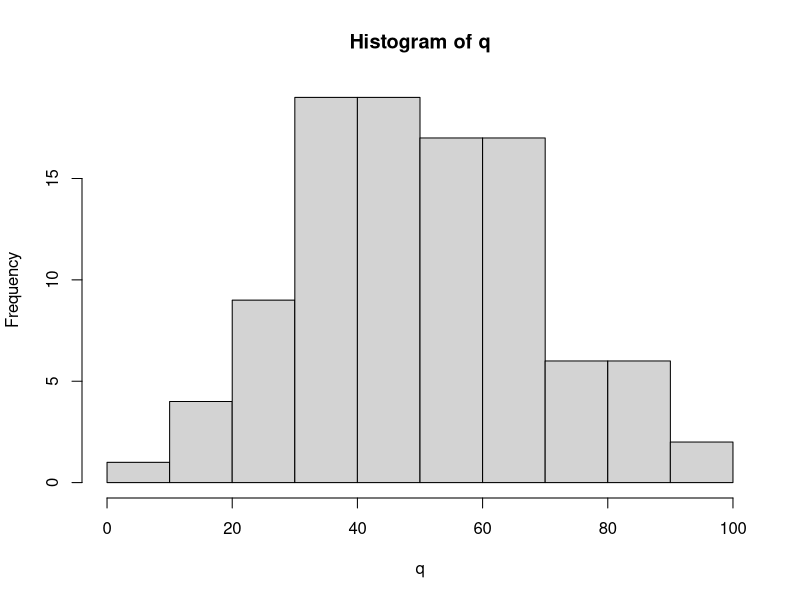
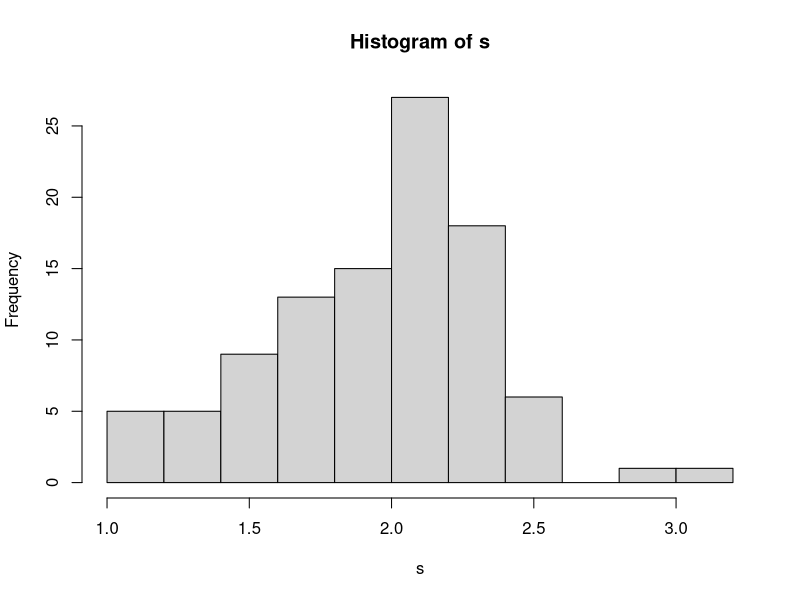

The R source for these figures, in order:
## ---- chunk 1
# Defining q (specificity distribution)
forest_size = 100
mean_specificity = 50
sd_specificity = 20

q = rnorm(forest_size, mean = mean_specificity, sd = sd_specificity)
hist(q)

## ---- chunk 2
# Defining s (benefit distribution)

mean_benefit_factor = 2 # let's say that plants with fungi generally grow twice as big as plants without
sd_benefit_factor = mean_benefit_factor*.2 # just a guess that most plants get within +/- 20% of the mean benefit

s = rnorm(forest_size, mean = mean_benefit_factor, sd = sd_benefit_factor)


hist(s)

